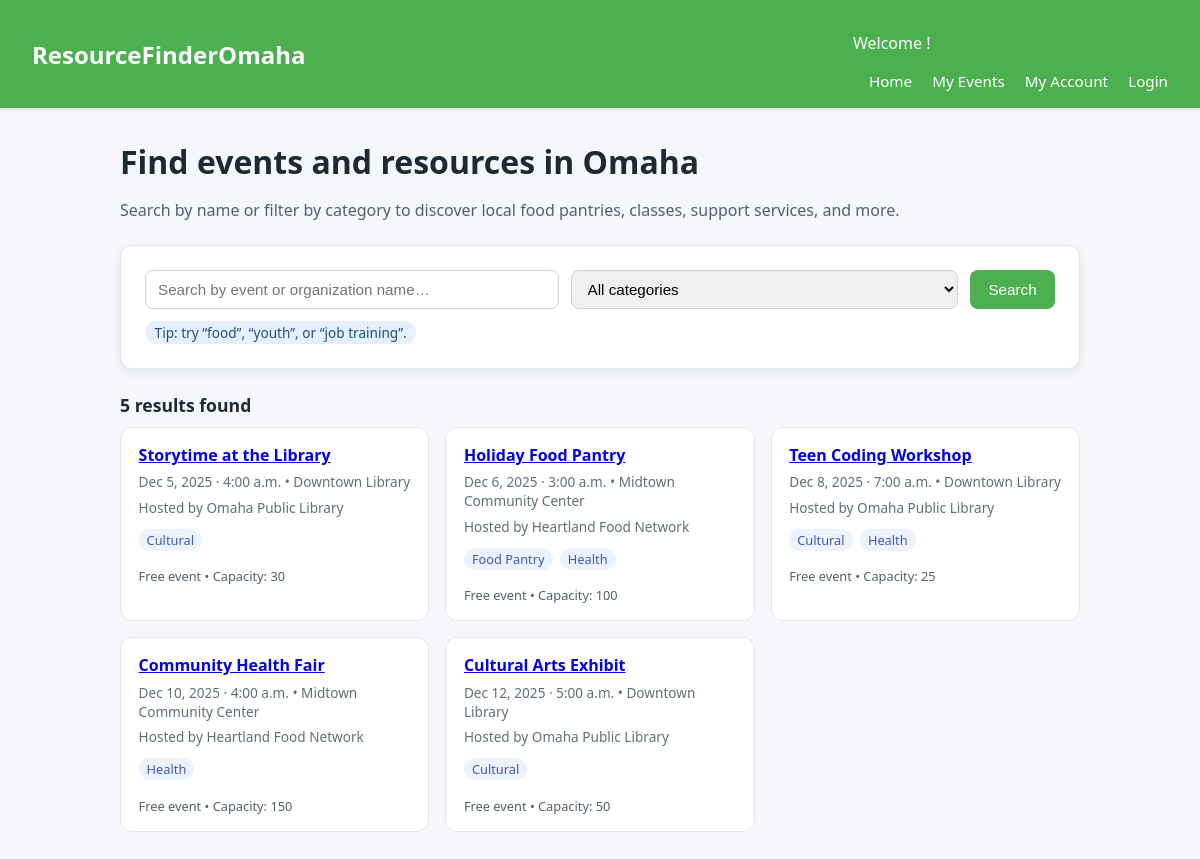
Before: /accounts/profile/ with the older database file.
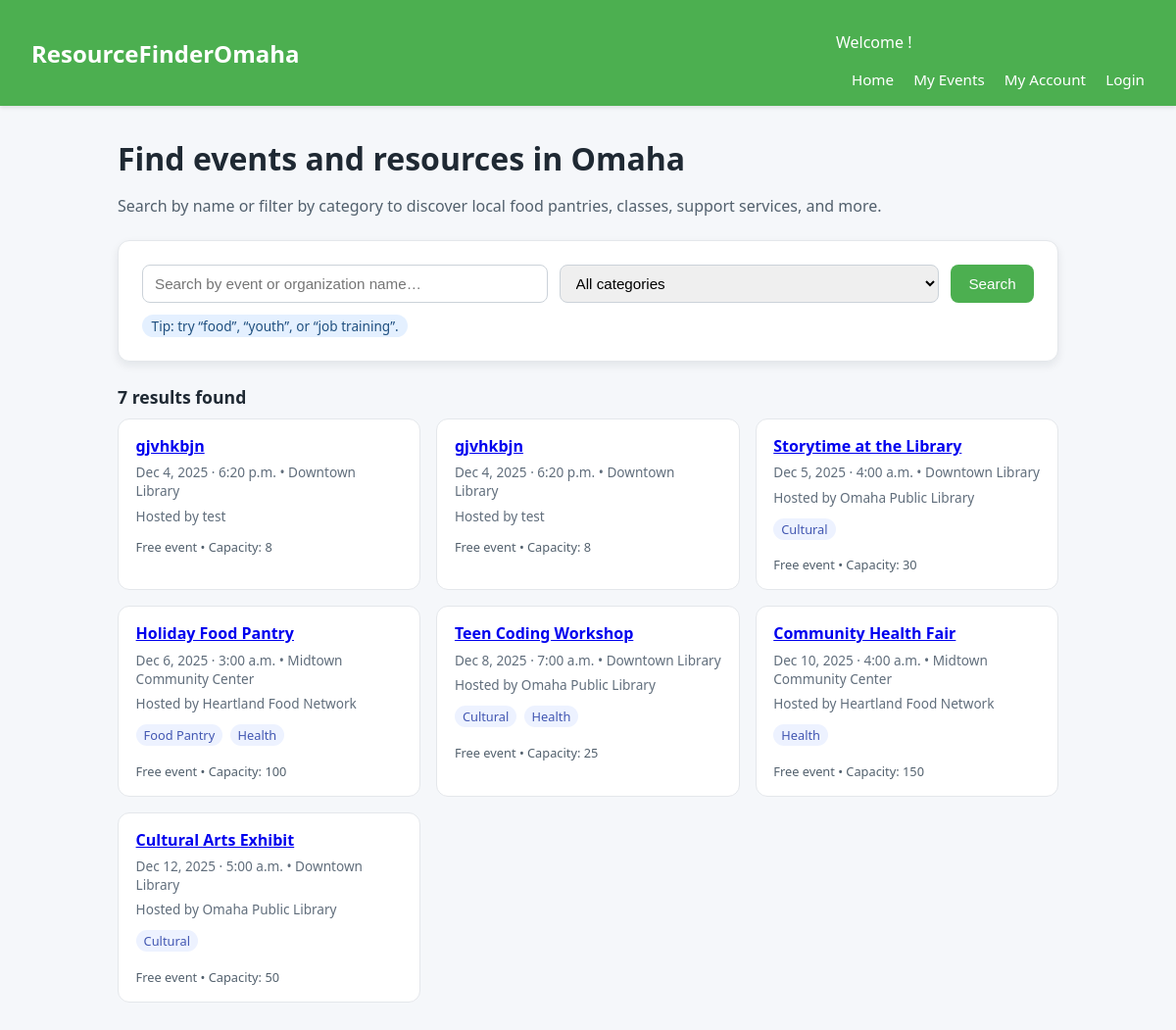
After: the same page with the newer database file.
### events/models.py (models this page shows, shortened)
class TimeStamped(models.Model):
    created_at = models.DateTimeField(auto_now_add=True)
    updated_at = models.DateTimeField(auto_now=True)
    class Meta:
        abstract = True

class Event(TimeStamped):
    org = models.ForeignKey(Organization, on_delete=models.CASCADE, related_name="events")
    title = models.CharField(max_length=200)
    description = models.TextField(blank=True)
    start_at = models.DateTimeField()
    end_at = models.DateTimeField(null=True, blank=True)
    location = models.ForeignKey(Location, on_delete=models.PROTECT, related_name="events")
    is_free = models.BooleanField(default=True)
    url = models.URLField(blank=True)
    capacity = models.PositiveIntegerField(null=True, blank=True)
    categories = models.ManyToManyField(Category, related_name="events", blank=True)
    is_published = models.BooleanField(default=True)
    class Meta:
        indexes = [
            models.Index(fields=["start_at"]),
            models.Index(fields=["is_published"]),
        ]
        ordering = ["start_at"]

class Location(TimeStamped):
    name = models.CharField(max_length=120, blank=True)
    address1 = models.CharField(max_length=200, blank=True)
    address2 = models.CharField(max_length=200, blank=True)
    city = models.CharField(max_length=80, default="Omaha")
    state = models.CharField(max_length=2, default="NE")
    postal_code = models.CharField(max_length=15, blank=True)
    latitude = models.FloatField(null=True, blank=True)
    longitude = models.FloatField(null=True, blank=True)

class Organization(TimeStamped):
    org = models.OneToOneField(User, on_delete=models.CASCADE) # link extra info to user
    name = models.CharField(max_length=150, unique=True)
    description = models.TextField(blank=True)
    website = models.URLField(blank=True)
    email = models.EmailField(blank=True)
    phone = models.CharField(max_length=30, blank=True)
    is_verified = models.BooleanField(default=False)

class Category(models.Model):
    name = models.CharField(max_length=80, unique=True)
    slug = models.SlugField(max_length=100, unique=True)
    class Meta: #sorts alphabetically
        ordering = ["name"]

### events/views.py (the view)
# urls.py: 2. Add a URL to urlpatterns:  path('', views.home, name='home')
def home(request):
    query = request.GET.get("q", "").strip()
    category_slug = request.GET.get("category", "").strip()
    events = Event.objects.filter(is_published=True).order_by("start_at")
    if query:
        events = events.filter(
            Q(title__icontains=query) |
            Q(org__name__icontains=query)
        )
    if category_slug:
        events = events.filter(categories__slug=category_slug)
    events = events.distinct()
    categories = Category.objects.order_by("name")
    is_org = request.user.groups.filter(name='Organizations').exists()
    context = {
        "events": events,
        "categories": categories,
        "query": query,
        "selected_category": category_slug,
        "is_org": is_org
    }
    return render(request, "home.html", context)

### events/templates/home.html (shortened to what this page needs)
{% extends "base.html" %}
{% block content %}
  <h1 class="page-title">Find events and resources in Omaha</h1>
  <p class="page-subtitle">
    Search by name or filter by category to discover local food pantries, classes,
    support services, and more.
  </p>
  <section class="search-card">
    <form method="get" action="{% url 'home' %}">
      <div class="search-row">
        <input
          type="text"
          name="q"
          placeholder="Search by event or organization name…"
          value="{{ query|default:'' }}"
        />
        <select name="category">
          <option value="">All categories</option>
        </select>
        <button type="submit">Search</button>
      </div>
    </form>
    <div class="pill-row">
      {% if query or selected_category %}
        <span>Filters applied</span>
      {% else %}
        <span>Tip: try “food”, “youth”, or “job training”.</span>
      {% endif %}
    </div>
  </section>
  {% if events %}
    <section>
      <h2 style="font-size:1.1rem; margin-bottom:0.6rem;">
        {{ events|length }} result{{ events|length|pluralize }} found
      </h2>
      <div class="events-grid">
        {% for event in events %}
          <article class="event-card">
            <div class="event-title">
             <a href="{% url 'eventDetail' event.id %}">{{event.title}}</a>
            </div>
            <div class="event-meta">
              {{ event.start_at|date:"M j, Y · g:i a" }}
              {% if event.location %}
                • {{ event.location.name|default:event.location.address1 }}
              {% endif %}
            </div>
            {% if event.org %}
              <div class="event-meta">
                Hosted by {{ event.org.name }}
              </div>
            {% endif %}
            {% if event.categories.all %}
              <div class="event-tags">
                {% for cat in event.categories.all %}
                  <span>{{ cat.name }}</span>
                {% endfor %}
              </div>
            {% endif %}
            <div class="event-footer">
              {% if event.is_free %}
                Free event
              {% else %}
                Paid event
              {% endif %}
              {% if event.capacity %}
                • Capacity: {{ event.capacity }}
              {% endif %}
            </div>
          </article>
        {% endfor %}
      </div>
    </section>
  {% else %}
    <div class="empty-state">
      <strong>No events match this search yet.</strong>
      Try clearing filters or using a more general keyword.
    </div>
  {% endif %}
{% endblock %}

Changed rows visible on the page:
added Event: title "gjvhkbjn", start_at "Dec 4, 2025 · 6:20 p.m.", location.name "Downtown Library", org.name "test", is_free "Free event", capacity "8"
added Event: title "gjvhkbjn", start_at "Dec 4, 2025 · 6:20 p.m.", location.name "Downtown Library", org.name "test", is_free "Free event", capacity "8"
Other visible differences:
{{ events|length }}: "5" → "7"
